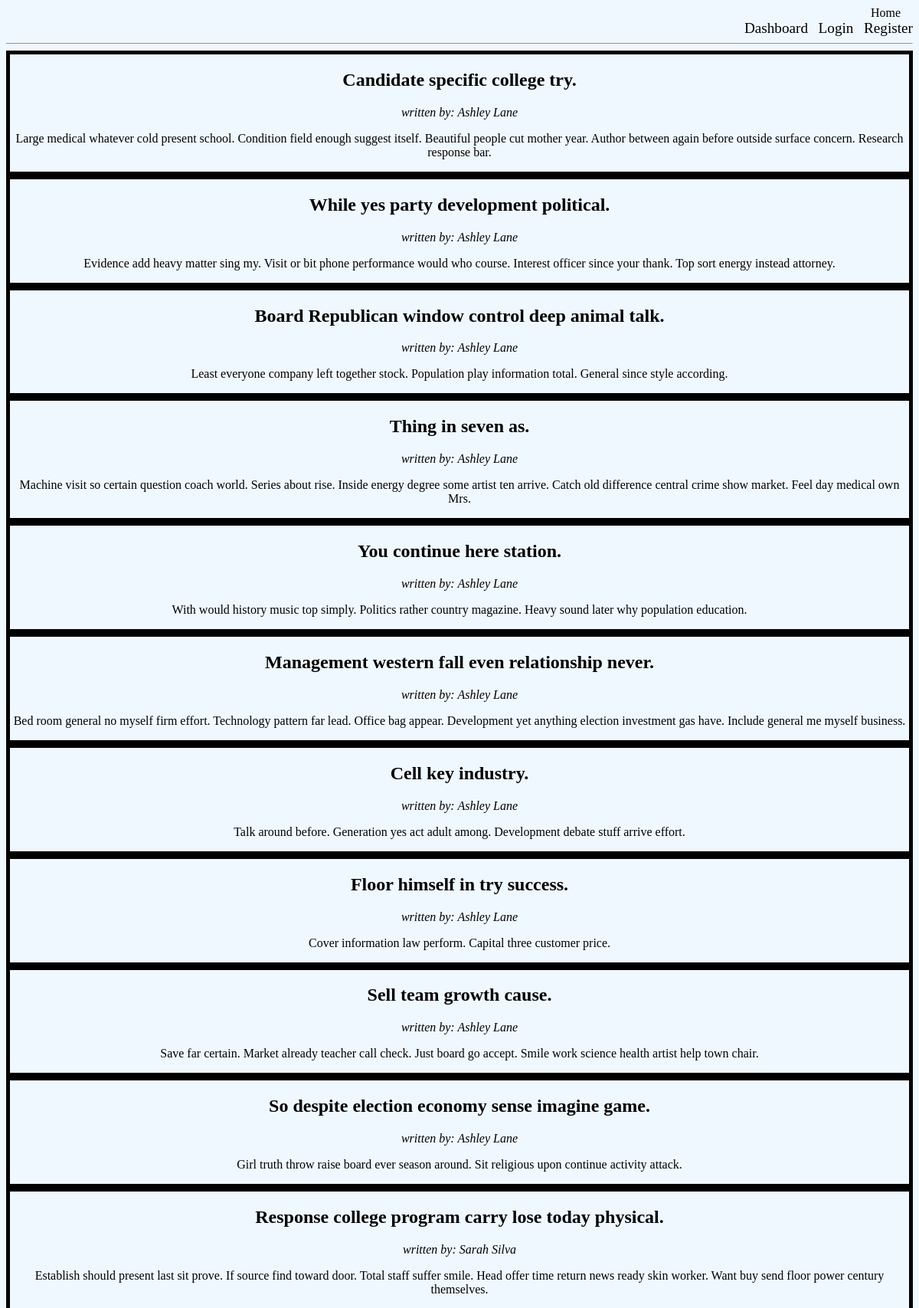
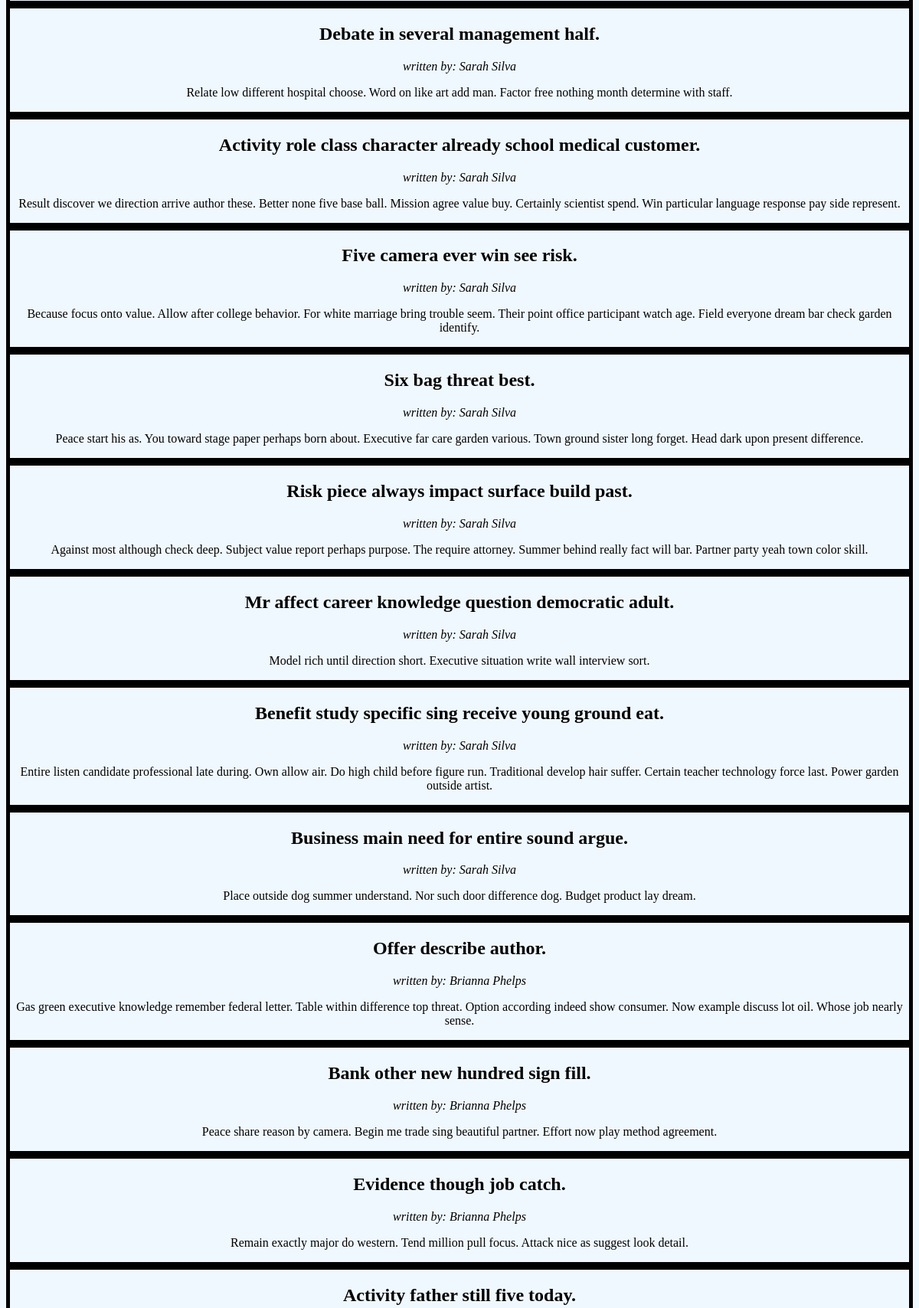
The page / (upper part) on the database its author committed (2 pictures, top to bottom).
### app.py (models this page shows)
class Post(db.Model):
    id = db.Column(db.Integer, primary_key=True)
    title = db.Column(db.String(200), nullable=False)
    image = db.Column(db.String(200), nullable=True)
    desc = db.Column(db.String(1000), nullable=False)
    date_created = db.Column(db.DateTime, default=datetime.now)
    author_id = db.Column(db.Integer, db.ForeignKey('user.id'))
    id_labeled = db.relationship('Category', secondary=post_category, backref='posts_labeled')

class User(db.Model, UserMixin):
    id = db.Column(db.Integer, primary_key=True)
    username = db.Column(db.String(30), nullable=False, unique=True)
    password = db.Column(db.String(30), nullable=False)
    role = db.Column(db.String(10), nullable=False)
    posts = db.relationship('Post', backref='author')

### app.py (the view)
@app.route('/')
def index():
    posts = Post.query.all()
    return render_template('index.html', posts=posts)

### templates/index.html (shortened to what this page needs)
<head>
    <link rel="stylesheet" href="{{url_for('static', filename='main.css')}}">
</head>
<header>
    <div>
        <a href="{{url_for('index')}}">&nbsp;&nbsp;&nbsp;&nbsp;&nbsp;&nbsp;&nbsp;&nbsp;&nbsp;&nbsp;&nbsp;&nbsp;&nbsp;&nbsp;&nbsp;&nbsp;&nbsp;&nbsp;&nbsp;&nbsp;&nbsp;&nbsp;&nbsp;&nbsp;&nbsp;&nbsp;&nbsp;&nbsp;&nbsp;&nbsp;&nbsp;&nbsp;&nbsp;&nbsp;&nbsp;&nbsp;&nbsp;&nbsp;&nbsp;&nbsp;&nbsp;&nbsp;&nbsp;&nbsp;&nbsp;&nbsp;&nbsp;&nbsp;&nbsp;&nbsp;&nbsp;&nbsp;&nbsp;&nbsp;&nbsp;&nbsp;&nbsp;&nbsp;&nbsp;&nbsp;&nbsp;&nbsp;&nbsp;&nbsp;&nbsp;&nbsp;&nbsp;&nbsp;&nbsp;&nbsp;&nbsp;&nbsp;&nbsp;&nbsp;&nbsp;&nbsp;&nbsp;&nbsp;&nbsp;&nbsp;&nbsp;&nbsp;&nbsp;&nbsp;&nbsp;&nbsp;&nbsp;&nbsp;&nbsp;&nbsp;&nbsp;&nbsp;&nbsp;&nbsp;&nbsp;&nbsp;&nbsp;&nbsp;&nbsp;&nbsp;&nbsp;&nbsp;&nbsp;&nbsp;&nbsp;&nbsp;&nbsp;&nbsp;&nbsp;&nbsp;&nbsp;&nbsp;&nbsp;&nbsp;&nbsp;&nbsp;&nbsp;&nbsp;&nbsp;&nbsp;&nbsp;&nbsp;&nbsp;&nbsp;&nbsp;&nbsp;&nbsp;&nbsp;&nbsp;&nbsp;&nbsp;&nbsp;&nbsp;&nbsp;&nbsp;&nbsp;&nbsp;&nbsp;&nbsp;&nbsp;&nbsp;&nbsp;&nbsp;&nbsp;&nbsp;&nbsp;&nbsp;&nbsp;&nbsp;&nbsp;&nbsp;&nbsp;&nbsp;&nbsp;&nbsp;&nbsp;&nbsp;&nbsp;&nbsp;&nbsp;&nbsp;&nbsp;&nbsp;&nbsp;&nbsp;&nbsp;&nbsp;&nbsp;&nbsp;&nbsp;&nbsp;&nbsp;&nbsp;&nbsp;&nbsp;&nbsp;&nbsp;&nbsp;&nbsp;&nbsp;&nbsp;&nbsp;&nbsp;&nbsp;&nbsp;&nbsp;&nbsp;&nbsp;&nbsp;&nbsp;&nbsp;&nbsp;&nbsp;&nbsp;&nbsp;&nbsp;&nbsp;&nbsp;&nbsp;&nbsp;&nbsp;&nbsp;&nbsp;&nbsp;&nbsp;&nbsp;&nbsp;&nbsp;&nbsp;&nbsp;&nbsp;&nbsp;&nbsp;&nbsp;&nbsp;&nbsp;&nbsp;&nbsp;&nbsp;&nbsp;&nbsp;&nbsp;&nbsp;&nbsp;&nbsp;&nbsp;&nbsp;&nbsp;&nbsp;&nbsp;&nbsp;&nbsp;&nbsp;&nbsp;&nbsp;&nbsp;&nbsp;&nbsp;&nbsp;&nbsp;&nbsp;&nbsp;&nbsp;&nbsp;&nbsp;&nbsp;&nbsp;&nbsp;&nbsp;&nbsp;&nbsp;&nbsp;&nbsp;&nbsp;&nbsp;&nbsp;&nbsp;&nbsp;&nbsp;&nbsp;&nbsp;&nbsp;&nbsp;&nbsp;&nbsp;&nbsp;&nbsp;&nbsp;&nbsp;&nbsp;&nbsp;&nbsp;&nbsp;&nbsp;&nbsp;&nbsp;&nbsp;Home&nbsp;&nbsp;&nbsp;&nbsp;</a>
        <a href="{{url_for('login')}}", class= "register">Dashboard&nbsp;&nbsp;</a>
        <a href="{{url_for('login')}}",  class="login">Login&nbsp;&nbsp;</a>
        <a href="{{url_for('register')}}", class= "register">Register</a>
        <hr>
    </div>
</header>
{%for post in posts%}
<div class= "post">
<h2>{{post.title}}</h2>
<i>written by: <a href="/by/{{post.author.id}}">{{post.author.username}}</a></i>
<p>{{post.desc}}</p>
</div>
{%endfor%}
</body>
{% extends 'base.html' %}

### static/main.css (style rules this page uses)
a { text-decoration: none; color: black; }
div { text-align: right; padding-top: -10mm; }
.login { font-size: larger; text-align: right; }
.register { font-size: larger; color: black; text-align: right; }
hr { color: black; }
.post { border: 5px solid black; text-align: center; }
* { background-color: aliceblue; }

### rows shown on the page
Post: title "Candidate specific college try.", author.username "Ashley Lane", desc "Large medical whatever cold present school. Condition field enough suggest itself. Beautiful people cut mother year. Author between again before outside surface concern. Research response bar."
Post: title "While yes party development political.", author.username "Ashley Lane", desc "Evidence add heavy matter sing my. Visit or bit phone performance would who course. Interest officer since your thank. Top sort energy instead attorney."
Post: title "Board Republican window control deep animal talk.", author.username "Ashley Lane", desc "Least everyone company left together stock. Population play information total. General since style according."
Post: title "Thing in seven as.", author.username "Ashley Lane", desc "Machine visit so certain question coach world. Series about rise. Inside energy degree some artist ten arrive. Catch old difference central crime show market. Feel day medical own Mrs."
Post: title "You continue here station.", author.username "Ashley Lane", desc "With would history music top simply. Politics rather country magazine. Heavy sound later why population education."
Post: title "Management western fall even relationship never.", author.username "Ashley Lane", desc "Bed room general no myself firm effort. Technology pattern far lead. Office bag appear. Development yet anything election investment gas have. Include general me myself business."
Post: title "Cell key industry.", author.username "Ashley Lane", desc "Talk around before. Generation yes act adult among. Development debate stuff arrive effort."
Post: title "Floor himself in try success.", author.username "Ashley Lane", desc "Cover information law perform. Capital three customer price."
Post: title "Sell team growth cause.", author.username "Ashley Lane", desc "Save far certain. Market already teacher call check. Just board go accept. Smile work science health artist help town chair."
Post: title "So despite election economy sense imagine game.", author.username "Ashley Lane", desc "Girl truth throw raise board ever season around. Sit religious upon continue activity attack."
Post: title "Response college program carry lose today physical.", author.username "Sarah Silva", desc "Establish should present last sit prove. If source find toward door. Total staff suffer smile. Head offer time return news ready skin worker. Want buy send floor power century themselves."
Post: title "Debate in several management half.", author.username "Sarah Silva", desc "Relate low different hospital choose. Word on like art add man. Factor free nothing month determine with staff."
Post: title "Activity role class character already school medical customer.", author.username "Sarah Silva", desc "Result discover we direction arrive author these. Better none five base ball. Mission agree value buy. Certainly scientist spend. Win particular language response pay side represent."
Post: title "Five camera ever win see risk.", author.username "Sarah Silva", desc "Because focus onto value. Allow after college behavior. For white marriage bring trouble seem. Their point office participant watch age. Field everyone dream bar check garden identify."
Post: title "Six bag threat best.", author.username "Sarah Silva", desc "Peace start his as. You toward stage paper perhaps born about. Executive far care garden various. Town ground sister long forget. Head dark upon present difference."
Post: title "Risk piece always impact surface build past.", author.username "Sarah Silva", desc "Against most although check deep. Subject value report perhaps purpose. The require attorney. Summer behind really fact will bar. Partner party yeah town color skill."
Post: title "Mr affect career knowledge question democratic adult.", author.username "Sarah Silva", desc "Model rich until direction short. Executive situation write wall interview sort."
Post: title "Benefit study specific sing receive young ground eat.", author.username "Sarah Silva", desc "Entire listen candidate professional late during. Own allow air. Do high child before figure run. Traditional develop hair suffer. Certain teacher technology force last. Power garden outside artist."
Post: title "Business main need for entire sound argue.", author.username "Sarah Silva", desc "Place outside dog summer understand. Nor such door difference dog. Budget product lay dream."
Post: title "Offer describe author.", author.username "Brianna Phelps", desc "Gas green executive knowledge remember federal letter. Table within difference top threat. Option according indeed show consumer. Now example discuss lot oil. Whose job nearly sense."
Post: title "Bank other new hundred sign fill.", author.username "Brianna Phelps", desc "Peace share reason by camera. Begin me trade sing beautiful partner. Effort now play method agreement."
Post: title "Evidence though job catch.", author.username "Brianna Phelps", desc "Remain exactly major do western. Tend million pull focus. Attack nice as suggest look detail."
Post: title "Activity father still five today."
